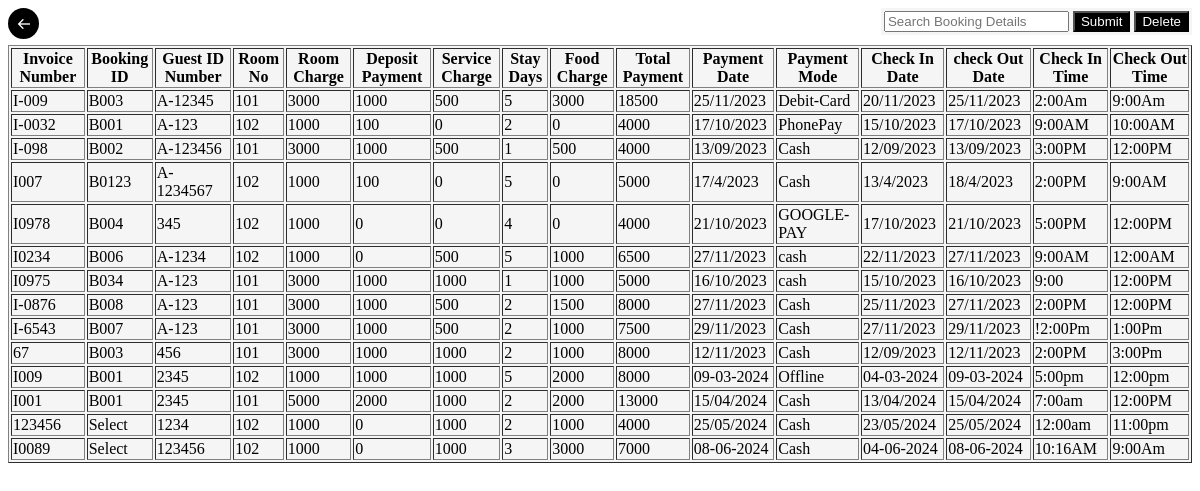
Page /searchbill1.php on the committed database.
### tables this page shows
CREATE TABLE `bill` (
  `invoiceno` varchar(20) DEFAULT NULL,
  `bookingid` varchar(20) DEFAULT NULL,
  `guestid` varchar(20) DEFAULT NULL,
  `roomno` varchar(20) DEFAULT NULL,
  `roomcharge` varchar(30) DEFAULT NULL,
  `deppayment` varchar(30) DEFAULT NULL,
  `servicecharge` varchar(30) DEFAULT NULL,
  `staydays` varchar(30) DEFAULT NULL,
  `foodchg` varchar(20) DEFAULT NULL,
  `totpayment` varchar(30) DEFAULT NULL,
  `paymentdate` varchar(20) DEFAULT NULL,
  `paymentmode` varchar(20) DEFAULT NULL,
  `chkindate` varchar(20) DEFAULT NULL,
  `chkoutdate` varchar(20) DEFAULT NULL,
  `chkintime` varchar(20) DEFAULT NULL,
  `chkouttime` varchar(20) DEFAULT NULL
);

### connect.php (called while the page is built, shortened)
<?php
class connect
{
  private $u="root";
  private $p="";
  private $d="hotel";
  private $s="localhost";
  public function __construct()
  {
	$this->db_handle=mysqli_connect($this->s,$this->u,$this->p,$this->d);
  }
}
?>

### searchbill1.php (the view, shortened to what this page needs)
<!DOCTYPE html>
<html>
<head>
<link href='https://unpkg.com/boxicons@2.1.4/css/boxicons.min.css' rel='stylesheet'>
</head>
</head>
<body>
<tr>
<th><a href="frontpage.php" id="back_btn"><i class='bx bx-arrow-back'></i></a></th>
</tr>
<div id="search_container">
  <form name="f" method="post" action="searchbill1.php">
    <table>
      <tr>
        <th><input type="text" name="t1" placeholder="Search Booking Details"></th>
        <th><input type="submit" name="b1" value="Submit" id="search_btn"></th>
	<th><input type="submit" name="b2" value="Delete" id="search_btn"></th>
      </tr>
    </table>
  </form>
</div>
<?php
  include 'connect.php';
  class searchbill extends connect
  {
	public function allsearch()
	{
	  if($this->db_handle)
	  {
	  	$result=mysqli_query($this->db_handle,"select * from bill");
		print"<table border=1>
		<tr>
			<th>Invoice Number</th>
			<th>Booking ID</th>
			<th>Guest ID Number</th>
			<th>Room No</th>
			<th>Room Charge</th>
			<th>Deposit Payment</th>
			<th>Service Charge</th>
			<th>Stay Days</th>
			<th>Food Charge</th>
			<th>Total Payment</th>
			<th>Payment Date</th>
			<th>Payment Mode</th>
			<th>Check In Date</th>
			<th>check Out Date</th>
			<th>Check In Time</th>
			<th>Check Out Time</th>
		</tr>";
		while($db_field=mysqli_fetch_assoc($result))
		{
			print"<tr>";
			print"<td>".$db_field['invoiceno']."</td>";
			print"<td>".$db_field['bookingid']."</td>";
			print"<td>".$db_field['guestid']."</td>";
			print"<td>".$db_field['roomno']."</td>";
			print"<td>".$db_field['roomcharge']."</td>";
			print"<td>".$db_field['deppayment']."</td>";
			print"<td>".$db_field['servicecharge']."</td>";
			print"<td>".$db_field['staydays']."</td>";
			print"<td>".$db_field['foodchg']."</td>";
			print"<td>".$db_field['totpayment']."</td>";
			print"<td>".$db_field['paymentdate']."</td>";
			print"<td>".$db_field['paymentmode']."</td>";
			print"<td>".$db_field['chkindate']."</td>";
			print"<td>".$db_field['chkoutdate']."</td>";
			print"<td>".$db_field['chkintime']."</td>";
			print"<td>".$db_field['chkouttime']."</td>";
		}
	   }
	}
  }
$ob=new searchbill();
$ob->allsearch();
?>

### searchbill1.php (style rules this page uses)
#search_container { top: 0; right: 0; margin-bottom: 10px; float: right; }
table { width: 100%; background-color: #f5f5f5; }
#search_btn { background-color: black; color: white; }
#back_btn { background-color: black; color: white; float: left; border-radius: 50%; height: 15px; width: 15px; padding: 8px; }

### rows in the picture
bill: invoiceno "I-009", bookingid "B003", guestid "A-12345", roomno "101", roomcharge "3000", deppayment "1000", servicecharge "500", staydays "5", foodchg "3000", totpayment "18500", paymentdate "25/11/2023", paymentmode "Debit-Card", chkindate "20/11/2023", chkoutdate "25/11/2023", chkintime "2:00Am", chkouttime "9:00Am"
bill: invoiceno "I-0032", bookingid "B001", guestid "A-123", roomno "102", roomcharge "1000", deppayment "100", servicecharge "0", staydays "2", foodchg "0", totpayment "4000", paymentdate "17/10/2023", paymentmode "PhonePay", chkindate "15/10/2023", chkoutdate "17/10/2023", chkintime "9:00AM", chkouttime "10:00AM"
bill: invoiceno "I-098", bookingid "B002", guestid "A-123456", roomno "101", roomcharge "3000", deppayment "1000", servicecharge "500", staydays "1", foodchg "500", totpayment "4000", paymentdate "13/09/2023", paymentmode "Cash", chkindate "12/09/2023", chkoutdate "13/09/2023", chkintime "3:00PM", chkouttime "12:00PM"
bill: invoiceno "I007", bookingid "B0123", guestid "A-1234567", roomno "102", roomcharge "1000", deppayment "100", servicecharge "0", staydays "5", foodchg "0", totpayment "5000", paymentdate "17/4/2023", paymentmode "Cash", chkindate "13/4/2023", chkoutdate "18/4/2023", chkintime "2:00PM", chkouttime "9:00AM"
bill: invoiceno "I0978", bookingid "B004", guestid "345", roomno "102", roomcharge "1000", deppayment "0", servicecharge "0", staydays "4", foodchg "0", totpayment "4000", paymentdate "21/10/2023", paymentmode "GOOGLE-PAY", chkindate "17/10/2023", chkoutdate "21/10/2023", chkintime "5:00PM", chkouttime "12:00PM"
bill: invoiceno "I0234", bookingid "B006", guestid "A-1234", roomno "102", roomcharge "1000", deppayment "0", servicecharge "500", staydays "5", foodchg "1000", totpayment "6500", paymentdate "27/11/2023", paymentmode "cash", chkindate "22/11/2023", chkoutdate "27/11/2023", chkintime "9:00AM", chkouttime "12:00AM"
bill: invoiceno "I0975", bookingid "B034", guestid "A-123", roomno "101", roomcharge "3000", deppayment "1000", servicecharge "1000", staydays "1", foodchg "1000", totpayment "5000", paymentdate "16/10/2023", paymentmode "cash", chkindate "15/10/2023", chkoutdate "16/10/2023", chkintime "9:00", chkouttime "12:00PM"
bill: invoiceno "I-0876", bookingid "B008", guestid "A-123", roomno "101", roomcharge "3000", deppayment "1000", servicecharge "500", staydays "2", foodchg "1500", totpayment "8000", paymentdate "27/11/2023", paymentmode "Cash", chkindate "25/11/2023", chkoutdate "27/11/2023", chkintime "2:00PM", chkouttime "12:00PM"
bill: invoiceno "I-6543", bookingid "B007", guestid "A-123", roomno "101", roomcharge "3000", deppayment "1000", servicecharge "500", staydays "2", foodchg "1000", totpayment "7500", paymentdate "29/11/2023", paymentmode "Cash", chkindate "27/11/2023", chkoutdate "29/11/2023", chkintime "!2:00Pm", chkouttime "1:00Pm"
bill: invoiceno "67", bookingid "B003", guestid "456", roomno "101", roomcharge "3000", deppayment "1000", servicecharge "1000", staydays "2", foodchg "1000", totpayment "8000", paymentdate "12/11/2023", paymentmode "Cash", chkindate "12/09/2023", chkoutdate "12/11/2023", chkintime "2:00PM", chkouttime "3:00Pm"
bill: invoiceno "I009", bookingid "B001", guestid "2345", roomno "102", roomcharge "1000", deppayment "1000", servicecharge "1000", staydays "5", foodchg "2000", totpayment "8000", paymentdate "09-03-2024", paymentmode "Offline", chkindate "04-03-2024", chkoutdate "09-03-2024", chkintime "5:00pm", chkouttime "12:00pm"
bill: invoiceno "I001", bookingid "B001", guestid "2345", roomno "101", roomcharge "5000", deppayment "2000", servicecharge "1000", staydays "2", foodchg "2000", totpayment "13000", paymentdate "15/04/2024", paymentmode "Cash", chkindate "13/04/2024", chkoutdate "15/04/2024", chkintime "7:00am", chkouttime "12:00PM"
bill: invoiceno "123456", bookingid "Select", guestid "1234", roomno "102", roomcharge "1000", deppayment "0", servicecharge "1000", staydays "2", foodchg "1000", totpayment "4000", paymentdate "25/05/2024", paymentmode "Cash", chkindate "23/05/2024", chkoutdate "25/05/2024", chkintime "12:00am", chkouttime "11:00pm"
bill: invoiceno "I0089", bookingid "Select", guestid "123456", roomno "102", roomcharge "1000", deppayment "0", servicecharge "1000", staydays "3", foodchg "3000", totpayment "7000", paymentdate "08-06-2024", paymentmode "Cash", chkindate "04-06-2024", chkoutdate "08-06-2024", chkintime "10:16AM", chkouttime "9:00Am"
